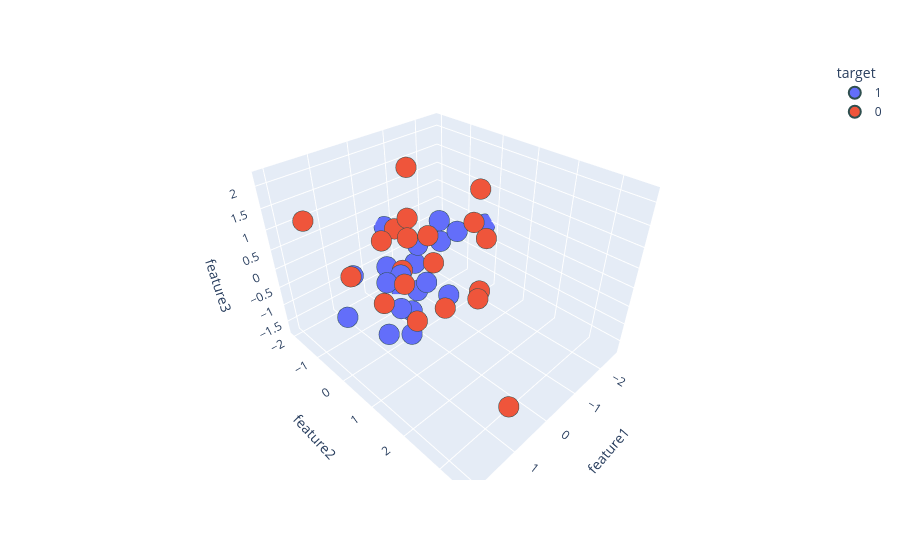

The notebook cell this image was saved under:
### Code cell
fig.show()

### Figure 1 — Plotly figure (JSON) as saved in the notebook; plotly's stock layout.template omitted (floating-point values rounded to 4 significant figures)
{"data": [{"hovertemplate": "target=1<br>feature1=%{x}<br>feature2=%{y}<br>feature3=%{z}<extra></extra>", "legendgroup": "1", "marker": {"color": "#636efa", "line": {"color": "DarkSlateGrey", "width": 2}, "size": 12, "symbol": "circle"}, "mode": "markers", "name": "1", "scene": "scene", "showlegend": true, "type": "scatter3d", "x": [-0.7008, -0.01146, 1.342, -2.571, -0.09748, -0.6694, 0.204, -1.263, -0.1685, -0.4191, -1.247, -0.7474, 0.4504, 0.8585, 0.535, -1.987, -0.213, -0.3991, 0.729, 1.171], "y": [-1.526, -0.04693, -0.9627, -0.2996, -0.3822, -1.998, -0.4152, -0.01819, -1.349, 0.5537, -0.5939, -0.9667, 0.2299, -0.002939, 0.07385, -1.336, 0.04901, -0.427, -0.2741, -0.7715], "z": [-1.749, -0.6496, -1.184, -0.05404, -1.504, -0.04268, -1.27, 0.4054, -0.7067, -0.6696, 0.4613, -0.6934, -1.511, 0.0538, 0.127, -0.7643, -0.4713, 0.2358, -1.662, 0.002171]}, {"hovertemplate": "target=0<br>feature1=%{x}<br>feature2=%{y}<br>feature3=%{z}<extra></extra>", "legendgroup": "0", "marker": {"color": "#EF553B", "line": {"color": "DarkSlateGrey", "width": 2}, "size": 12, "symbol": "circle"}, "mode": "markers", "name": "0", "scene": "scene", "showlegend": true, "type": "scatter3d", "x": [-0.2245, 0.8671, 1.566, -1.012, 2.09, -1.595, -0.04273, 1.087, 0.8783, -0.125, 0.2608, -1.278, -1.048, 1.38, 0.4069, 0.5042, 0.7146, -0.2004, 0.2756, 0.6999], "y": [-1.011, 0.9358, -0.2199, 0.955, -0.7576, 0.1966, 0.8235, 3.557, 0.6099, 0.3877, 0.05408, 0.6401, 1.055, 1.394, -0.0237, 0.9326, -0.2619, -0.4509, 2.035, -0.3895], "z": [0.4913, -0.4264, 0.461, -0.662, 1.731, 0.5941, -0.6776, -0.6577, 0.3496, 0.2769, 1.386, 1.701, 0.7745, 1.991, 0.1348, 1.459, 0.9107, 2.183, 0.4423, -0.8169]}], "layout": {"legend": {"title": {"text": "target"}, "tracegroupgap": 0}, "margin": {"t": 60}, "scene": {"domain": {"x": [0, 1], "y": [0, 1]}, "xaxis": {"title": {"text": "feature1"}}, "yaxis": {"title": {"text": "feature2"}}, "zaxis": {"title": {"text": "feature3"}}}}}
